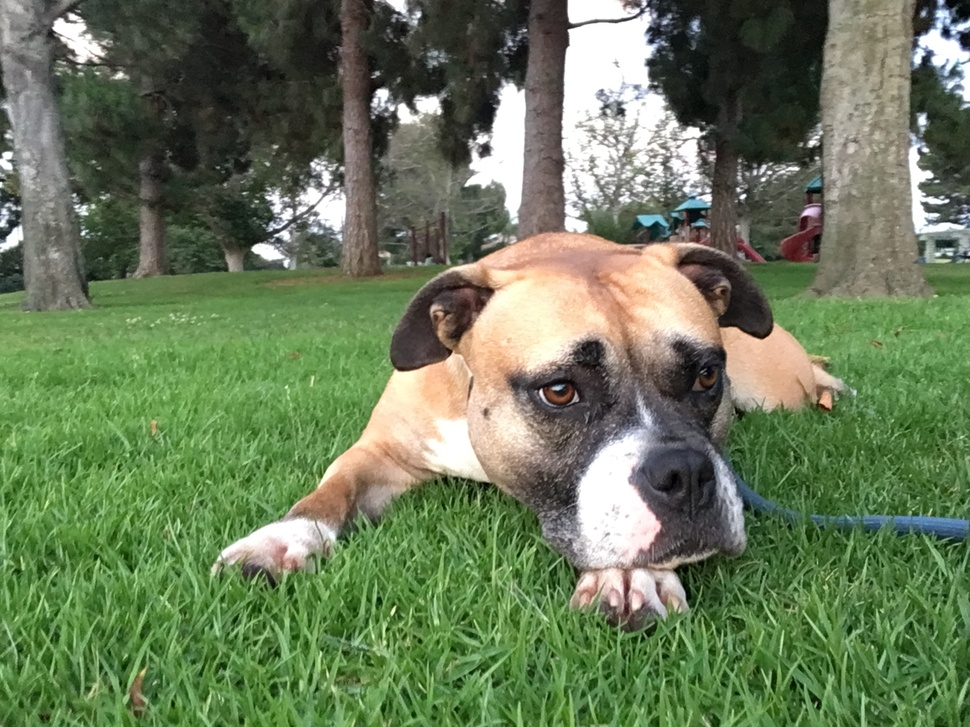
//> input picture YCrCb/kaushik.jpg, 970 x 727 px, shrunk from 2576 x 1932 before the run
$ ./YCrCb   (built with g++ and OpenCV 4)
//> lines starting //> are read from the running program, lines starting //| are printed output that depends on the picture
#include<opencv2/opencv.hpp>
#include <iostream>
#include <math.h>


using namespace cv;
using namespace std;

void convert2YCrCb(vector<Mat>, Mat, Mat, Mat);


int main()
{

    Mat src = imread("kaushik.jpg",CV_LOAD_IMAGE_COLOR);
//> src is the input picture: 727 rows x 970 cols, CV_8UC3; mean B, G, R 89.5, 123, 105.9

    Mat X=Mat::zeros(src.rows, src.cols, CV_8UC3);
    Mat Y=Mat::zeros(src.rows, src.cols, CV_8UC3);
    Mat Z=Mat::zeros(src.rows, src.cols, CV_8UC3);


    vector<Mat> BGR;
    split(src, BGR);
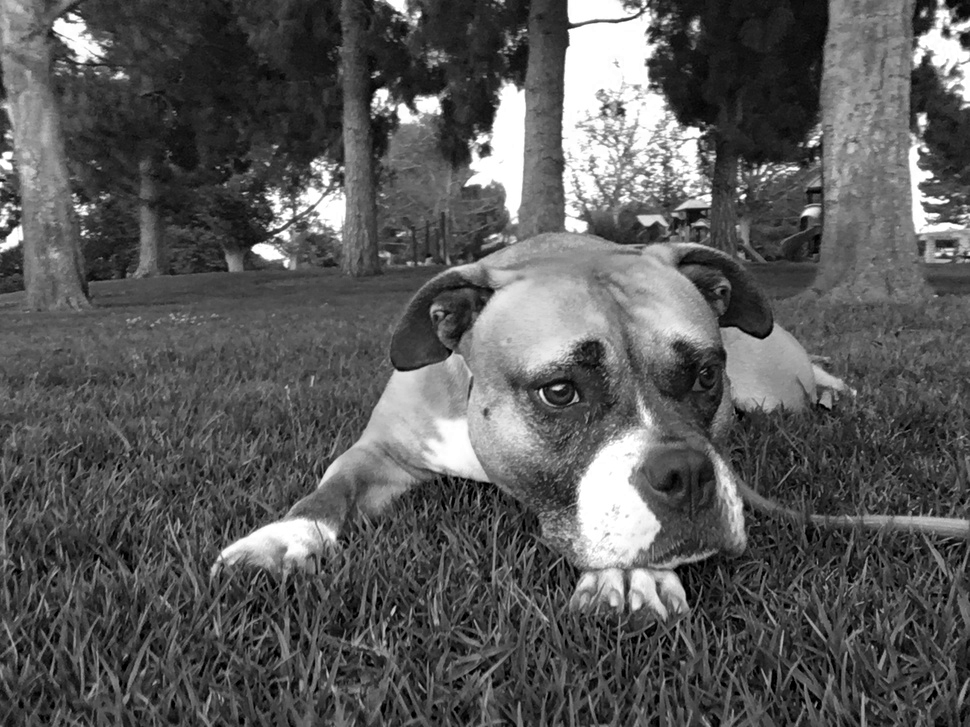
//> BGR[0]: 727 rows x 970 cols, CV_8UC1; min 0, max 255, mean 89.5
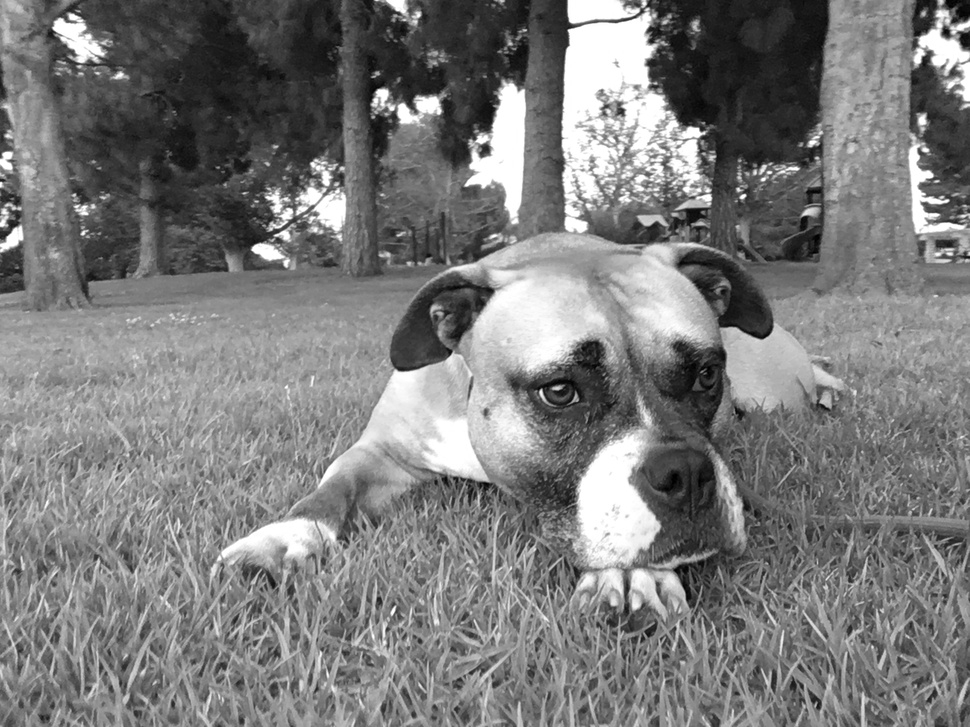
//> BGR[1]: 727 rows x 970 cols, CV_8UC1; min 0, max 255, mean 123
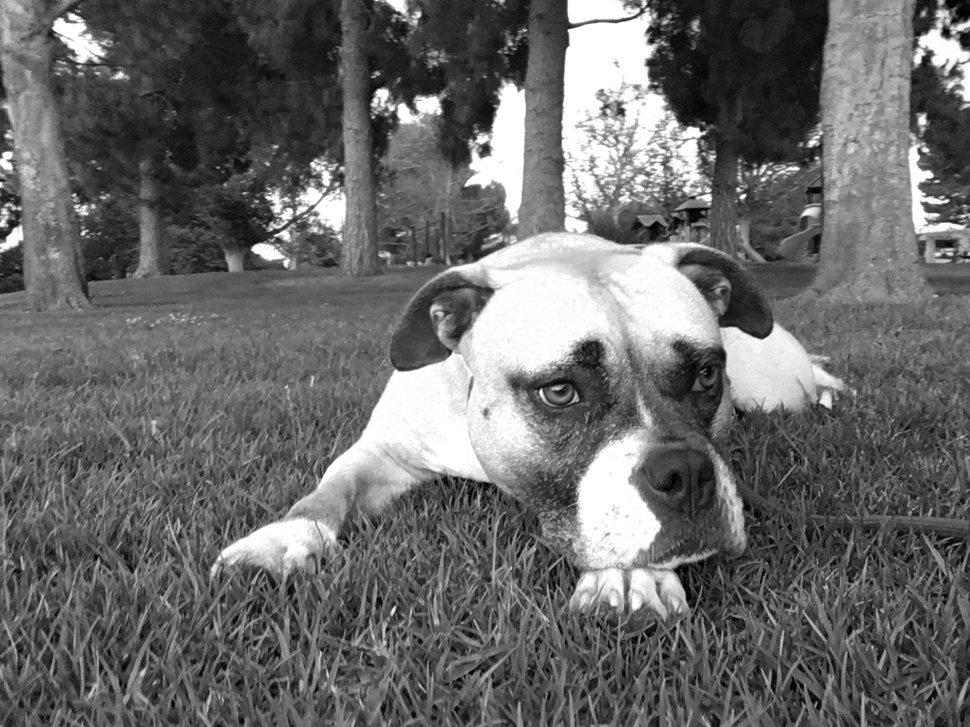
//> BGR[2]: 727 rows x 970 cols, CV_8UC1; min 0, max 255, mean 105.9


    convert2YCrCb(BGR,X,Y,Z);


    imwrite("X_image.jpg",X);
    imwrite("Y_image.jpg",Y);
    imwrite("Z_image.jpg",Z);


    waitKey(0);
    exit(0);
    return 0;

}


//------------------------------------------------------------------------

void convert2YCrCb(vector<Mat>rgb, Mat dst1, Mat dst2, Mat dst3)
{

  const int cols = dst1.cols;
//> cols = 970
  const int rows = dst1.rows;
//> rows = 727
  uchar r, g, b, Y, Cr, Cb;
  int i, j;
  uchar delta = 128;

  for (i=0; i<dst1.rows; i++)
  {
   for (j=0; j<dst1.cols; j++)
   {

    b = rgb[0].at<uchar>(i,j);
    g = rgb[1].at<uchar>(i,j);
    r = rgb[2].at<uchar>(i,j);

    Y = 0.299*r + 0.587*g + 0.114*b;
    Cr = (r-Y)*0.713 + delta;
    Cb = (b-Y)*0.564 + delta;

    dst1.at<Vec3b>(i,j)[2] = Y;
    dst2.at<Vec3b>(i,j)[1] = Cr;
    dst3.at<Vec3b>(i,j)[0] = Cb;

   }
  }
//> this loop made 727 passes
//> (b, g, r, Y, Cr, Cb) on passes 1 to 3: (24, 30, 25, 27, 126, 126), (23, 29, 24, 26, 126, 126), (26, 30, 25, 28, 125, 126)
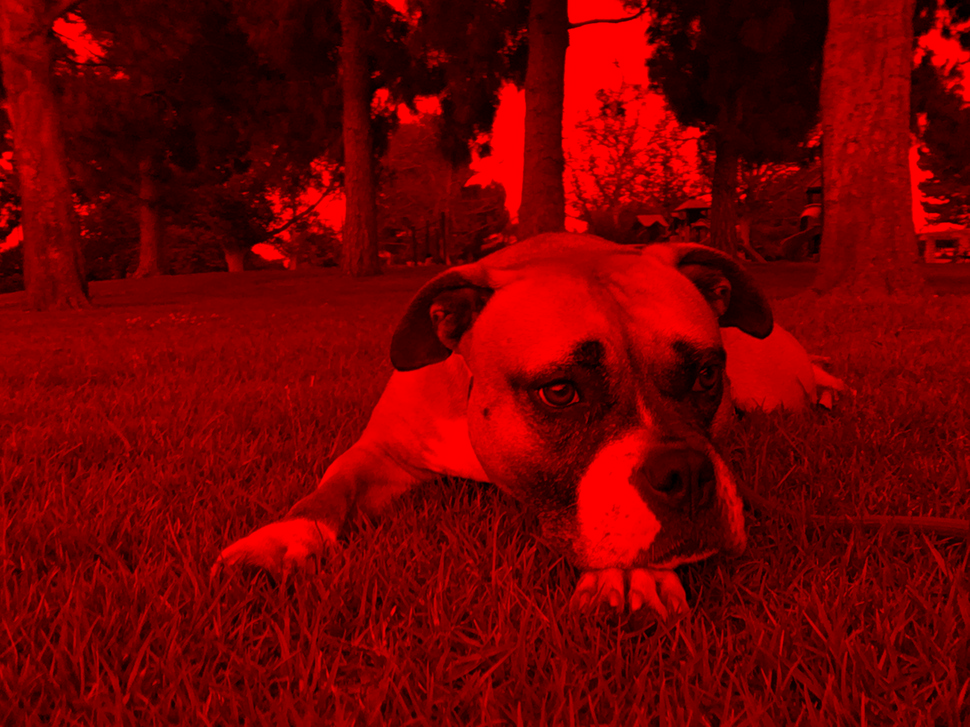
//> dst1: 727 rows x 970 cols, CV_8UC3; mean B, G, R 0, 0, 113.6
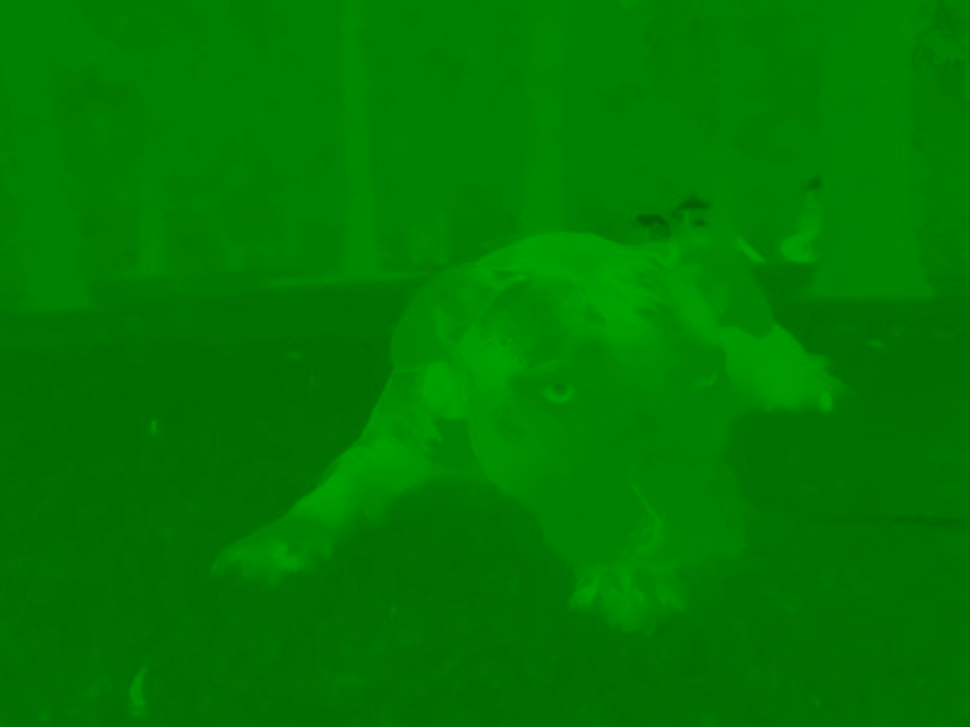
//> dst2: 727 rows x 970 cols, CV_8UC3; mean B, G, R 0, 122, 0
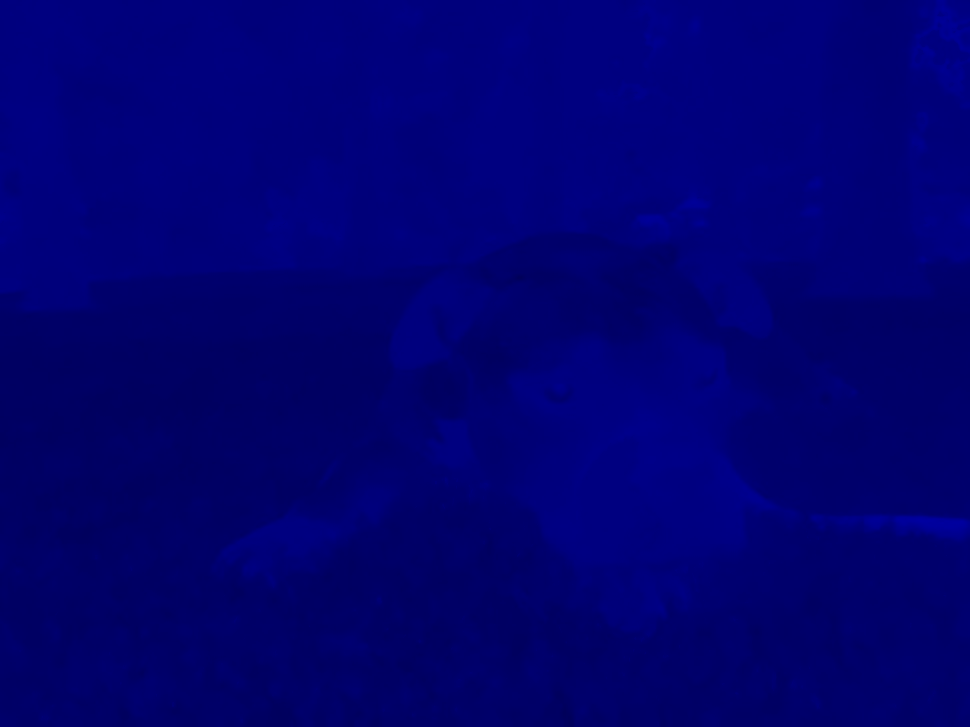
//> dst3: 727 rows x 970 cols, CV_8UC3; mean B, G, R 114, 0, 0
//> after the loop, b = 66; g = 118; r = 78; Y = 100; Cr = 112; Cb = 108
//> (the program exits here)
